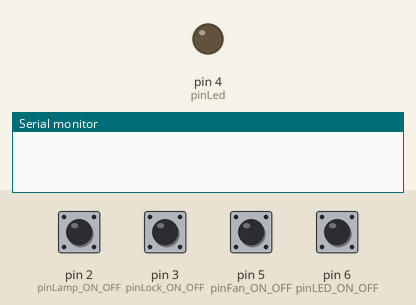
Recording of a sketch running on a simulated Arduino Uno, built with avr-gcc and run on an emulated ATmega328P. Shown: output pins drawn as LEDs (lit = HIGH), the last lines printed to the serial monitor. The inputs (shaded band) are chosen by the test bench; at power-on: pin 2 (pinLamp_ON_OFF), pin 3 (pinLock_ON_OFF), pin 5 (pinFan_ON_OFF), pin 6 (pinLED_ON_OFF) HIGH. No radio packets arrive unless stated.

Above: at 1.2 s.
1.3 s: pin 2 (pinLamp_ON_OFF) pulled LOW for 1 s
At 1.53 s:
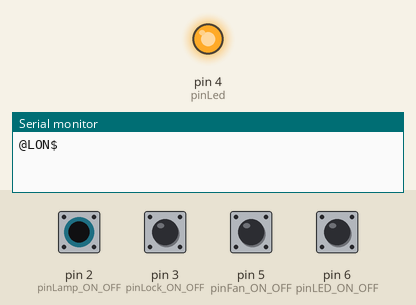
4.3 s: pin 6 (pinLED_ON_OFF) pulled LOW for 1 s
At 7.1 s:
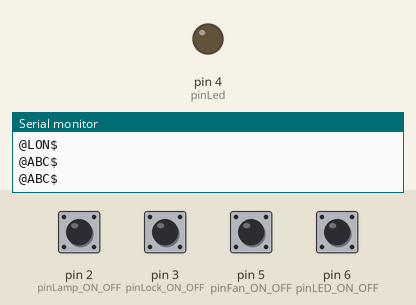
7.7 s: pin 3 (pinLock_ON_OFF) pulled LOW for 0.15 s
At 7.93 s:
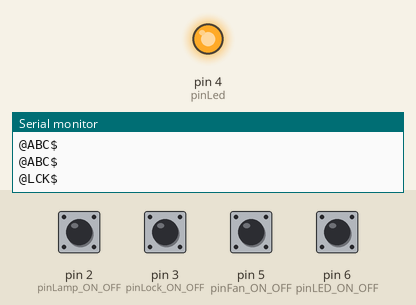
9.3 s: pin 5 (pinFan_ON_OFF) pulled LOW for 0.15 s
At 10.0 s:
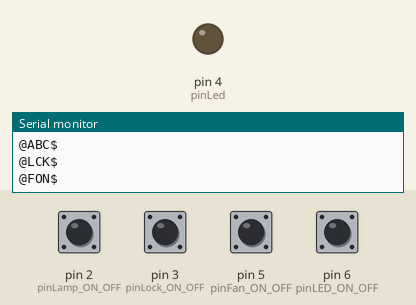
Timing chart, 0 to 11.9 s (numbered marks = the images above; inputs shaded):
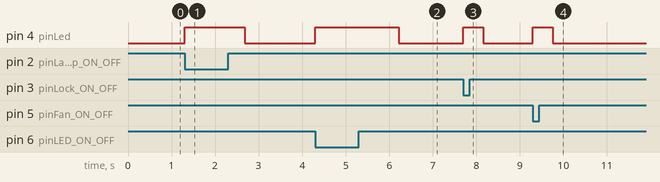

The sketch:

rf_led_transmit.ino
```cpp
#include <VirtualWire.h>

const int RF_TX_PIN = 8;
const int pinLamp_ON_OFF = 2;
const int pinLock_ON_OFF = 3;
const int pinFan_ON_OFF = 5;
const int pinLED_ON_OFF = 6;
int pinLed = 4;

char payload[6] = "";

int relayLamp_on_off_Value = 0;
int relayFan_on_off_Value = 0;
int relayLock_on_off_Value = 0;
int relayLed_on_off_Value = 0;


void setup() {
  // put your setup code here, to run once:
  vw_set_ptt_inverted(true);
  vw_set_tx_pin(RF_TX_PIN);
  vw_setup(2000);

  pinMode(pinLED_ON_OFF, INPUT_PULLUP);
  pinMode(pinLamp_ON_OFF, INPUT_PULLUP);
  pinMode(pinLock_ON_OFF, INPUT_PULLUP);
  pinMode(pinFan_ON_OFF, INPUT_PULLUP);
  pinMode(pinLed, OUTPUT);
  Serial.begin(9600);


}

void loop() {
  // put your main code here, to run repeatedly:
  relayLamp_on_off_Value = digitalRead(pinLamp_ON_OFF);
  relayLock_on_off_Value = digitalRead(pinLock_ON_OFF);
  relayFan_on_off_Value = digitalRead(pinFan_ON_OFF);
  relayLed_on_off_Value = digitalRead(pinLED_ON_OFF);

  //using pullup, the values are inverted
  if(relayLed_on_off_Value == LOW){
    digitalWrite(pinLed, HIGH);
    strcpy(payload, "@ABC$");

    if(strlen(payload) > 0){
      sendPayload(payload);
      }
  delay(500);
    digitalWrite(pinLed, LOW);
  }


   if(relayFan_on_off_Value == LOW ){
    digitalWrite(pinLed, HIGH);
    strcpy(payload, "@FON$");

    if(strlen(payload) > 0){
      sendPayload(payload);
      }
   digitalWrite(pinLed, LOW);

  }

    if(relayLamp_on_off_Value == LOW ){
    digitalWrite(pinLed, HIGH);
    strcpy(payload, "@LON$");

    if(strlen(payload) > 0){
      sendPayload(payload);
      }
   digitalWrite(pinLed, LOW);

  }

    if(relayLock_on_off_Value == LOW ){
    digitalWrite(pinLed, HIGH);
    strcpy(payload, "@LCK$");

    if(strlen(payload) > 0){
      sendPayload(payload);
      }
   digitalWrite(pinLed, LOW);

  }


 strcpy(payload, "");
 resetLoads();

}

void sendPayload(char payload[]){
  vw_send((uint8_t *)payload, strlen(payload));
  Serial.println(payload);
  vw_wait_tx();
  delay(400);
}

void resetLoads(){
  relayLamp_on_off_Value = 0;
  relayFan_on_off_Value = 0;
  relayLock_on_off_Value = 0;
  relayLed_on_off_Value = 0;
}
```

Measured:
- after the input at 1.3 s, pin 4 (pinLed): LOW → HIGH at once, → LOW 1.4 s later
- after the input at 4.3 s, pin 4 (pinLed): LOW → HIGH at once, → LOW 1.9 s later
- after the input at 7.7 s, pin 4 (pinLed): LOW → HIGH at once, → LOW 0.46 s later
- after the input at 9.3 s, pin 4 (pinLed): LOW → HIGH at once, → LOW 0.46 s later
